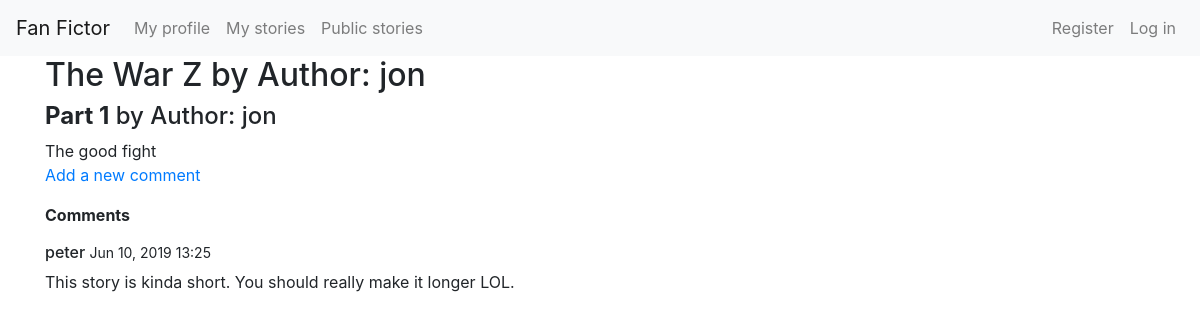
Before: /stories/8/15 with the older database file.
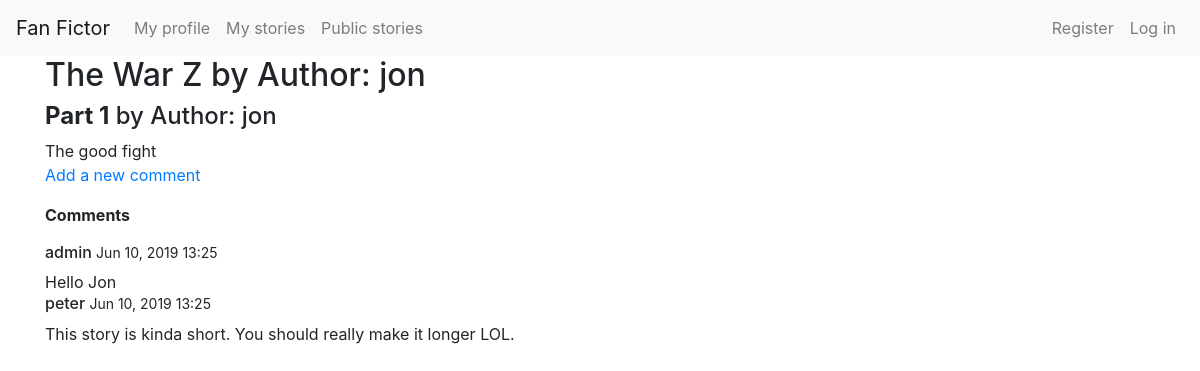
After: the same page with the newer database file.
### users/models.py (models this page shows, shortened)
class Comment(models.Model):
    story = models.ForeignKey(Story, on_delete=models.CASCADE)
    entry = models.ForeignKey(Entry, on_delete=models.CASCADE)
    user = models.ForeignKey(User, on_delete=models.CASCADE)
    text = models.CharField(max_length=1000)
    date_added = models.DateTimeField(auto_now_add=True)

### fan_fictions/models.py (models this page shows, shortened)
class Entry(models.Model):
    author = models.ForeignKey(User, on_delete=models.CASCADE)
    story = models.ForeignKey(Story, on_delete=models.CASCADE)
    title = models.CharField(max_length=50)
    text = models.CharField(max_length=1000)
    date_added = models.DateTimeField(auto_now_add=True)
    class Meta:
        verbose_name_plural = 'entries'

### fan_fictions/views.py (the view)
# urls.py: path('stories/<int:story_id>/<int:entry_id>', views.chapter, name='chapter'),
def chapter(request, story_id, entry_id):
    try:
        story = Story.objects.get(id=story_id)
        entry = Entry.objects.get(id=entry_id)
        comments = entry.comment_set.order_by('-date_added')
        if story.public or story.author == request.user:
            context = {
                'story': story,
                'entry': entry,
                'comments': comments,
            }
            return render(request, 'fan_fictions/chapter.html', context)
        else:
            raise Http404("Story isn\'t public.")
    except Story.DoesNotExist:
        raise Http404("Story does not exist")

### fan_fictions/models.py (called while the page is built)
    def __str__(self):
        return self.title

### fan_fictions/templates/fan_fictions/chapter.html (shortened to what this page needs)
{% extends "fan_fictions/base.html" %}
{% block header %}
    <h2>{{story}} by Author: {{story.author}}</h2>
{% endblock header %}
{% block content %}
<h4><strong>{{entry.title}}</strong> by Author: {{entry.author}}</h4>
    {{entry.text}}
    <p><a href="{% url 'users:new_comment' story.id entry.id %}">Add a new comment</a></p>
    <p><strong>Comments</strong></p>
    {% for comment in comments %}
        <div class="panel panel-default">
            <h6>
                {{comment.user}}
                <small>
                {{entry.date_added|date:'M d, Y H:i' }}
                </small>
            </h6>
            <div class="panel-body">
                {{comment.text}}
            </div>
        </div>
    {% empty %}
        There are no comments.
    {% endfor %}
{% endblock content %}

Changed rows visible on the page:
added Comment: user "admin", {{ entry.date_added|date:'M d, Y H:i' }} "Jun 10, 2019 13:25", text "Hello Jon"
